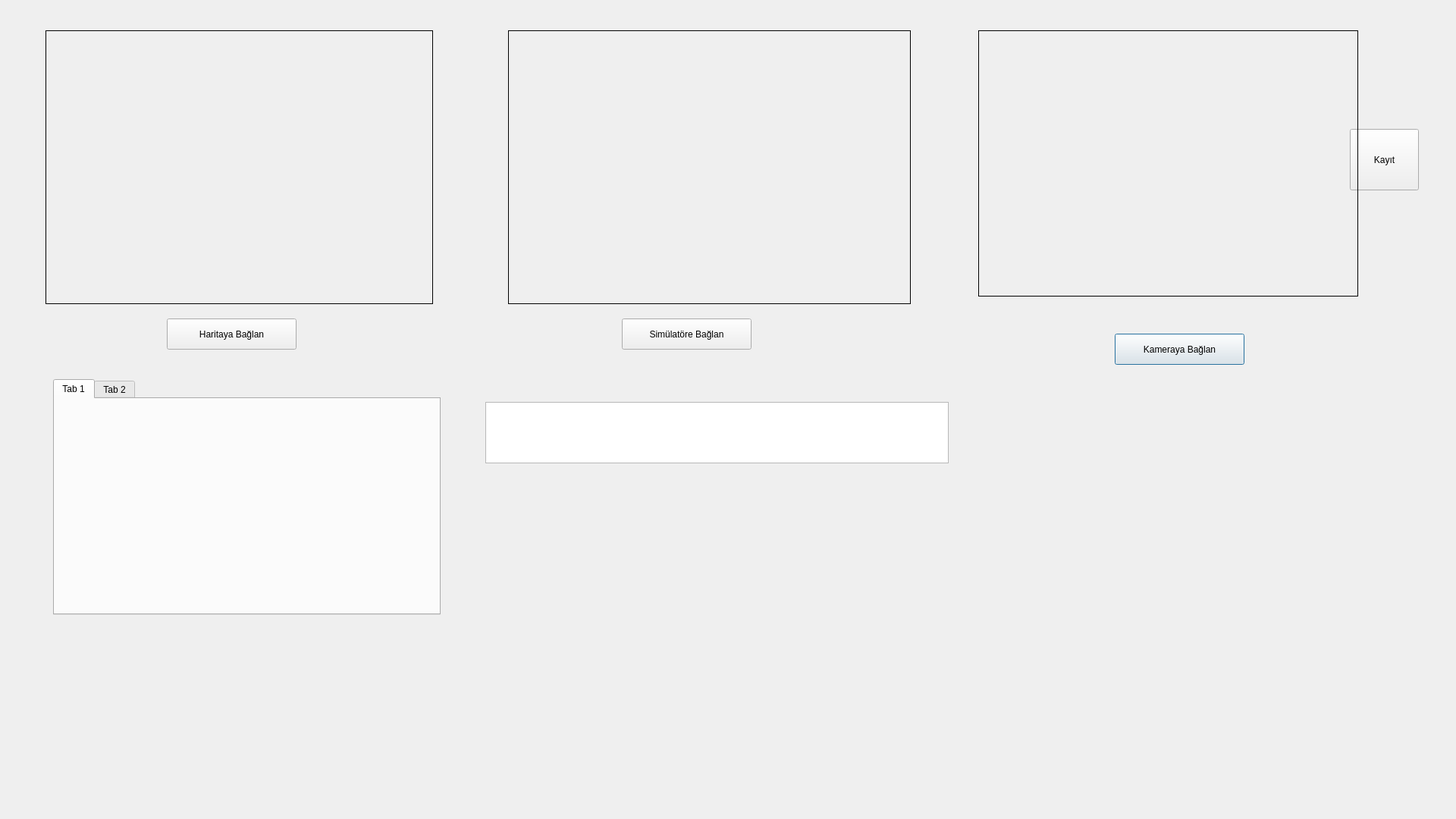
<?xml version="1.0" encoding="UTF-8"?>
<ui version="4.0">
 <class>Dialog</class>
 <widget class="QDialog" name="Dialog">
  <property name="geometry">
   <rect>
    <x>0</x>
    <y>0</y>
    <width>1920</width>
    <height>1080</height>
   </rect>
  </property>
  <property name="cursor">
   <cursorShape>ArrowCursor</cursorShape>
  </property>
  <property name="windowTitle">
   <string>Dialog</string>
  </property>
  <property name="styleSheet">
   <string notr="true"/>
  </property>
  <widget class="QTextBrowser" name="TEXT">
   <property name="geometry">
    <rect>
     <x>640</x>
     <y>530</y>
     <width>611</width>
     <height>81</height>
    </rect>
   </property>
  </widget>
  <widget class="QLabel" name="imgLabel">
   <property name="geometry">
    <rect>
     <x>670</x>
     <y>40</y>
     <width>531</width>
     <height>361</height>
    </rect>
   </property>
   <property name="autoFillBackground">
    <bool>false</bool>
   </property>
   <property name="frameShape">
    <enum>QFrame::Box</enum>
   </property>
   <property name="text">
    <string/>
   </property>
  </widget>
  <widget class="QPushButton" name="SHOW">
   <property name="geometry">
    <rect>
     <x>1470</x>
     <y>440</y>
     <width>171</width>
     <height>41</height>
    </rect>
   </property>
   <property name="text">
    <string>Kameraya Bağlan</string>
   </property>
  </widget>
  <widget class="QPushButton" name="CAPTURE">
   <property name="geometry">
    <rect>
     <x>1780</x>
     <y>170</y>
     <width>91</width>
     <height>81</height>
    </rect>
   </property>
   <property name="text">
    <string>Kayıt</string>
   </property>
  </widget>
  <widget class="QLabel" name="imgLabel_2">
   <property name="geometry">
    <rect>
     <x>1290</x>
     <y>40</y>
     <width>501</width>
     <height>351</height>
    </rect>
   </property>
   <property name="autoFillBackground">
    <bool>false</bool>
   </property>
   <property name="frameShape">
    <enum>QFrame::Box</enum>
   </property>
   <property name="text">
    <string/>
   </property>
  </widget>
  <widget class="QLabel" name="imgLabel_3">
   <property name="geometry">
    <rect>
     <x>60</x>
     <y>40</y>
     <width>511</width>
     <height>361</height>
    </rect>
   </property>
   <property name="autoFillBackground">
    <bool>false</bool>
   </property>
   <property name="frameShape">
    <enum>QFrame::Box</enum>
   </property>
   <property name="text">
    <string/>
   </property>
  </widget>
  <widget class="QPushButton" name="SHOW_2">
   <property name="geometry">
    <rect>
     <x>820</x>
     <y>420</y>
     <width>171</width>
     <height>41</height>
    </rect>
   </property>
   <property name="text">
    <string>Simülatöre Bağlan</string>
   </property>
  </widget>
  <widget class="QPushButton" name="SHOW_3">
   <property name="geometry">
    <rect>
     <x>220</x>
     <y>420</y>
     <width>171</width>
     <height>41</height>
    </rect>
   </property>
   <property name="text">
    <string>Haritaya Bağlan</string>
   </property>
  </widget>
  <widget class="QTabWidget" name="tabWidget">
   <property name="geometry">
    <rect>
     <x>70</x>
     <y>500</y>
     <width>511</width>
     <height>311</height>
    </rect>
   </property>
   <property name="currentIndex">
    <number>0</number>
   </property>
   <widget class="QWidget" name="tab">
    <attribute name="title">
     <string>Tab 1</string>
    </attribute>
   </widget>
   <widget class="QWidget" name="tab_2">
    <attribute name="title">
     <string>Tab 2</string>
    </attribute>
   </widget>
  </widget>
 </widget>
 <resources/>
 <connections/>
</ui>
